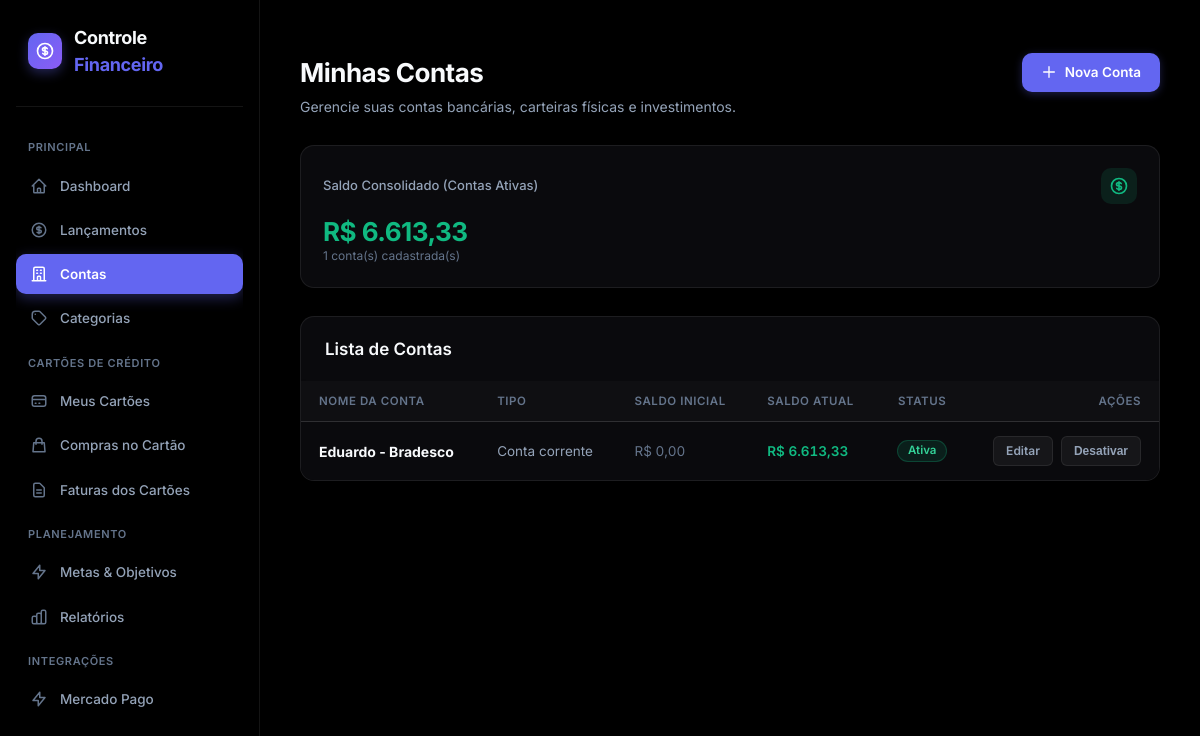
The page /contas/ on the database as committed earlier.
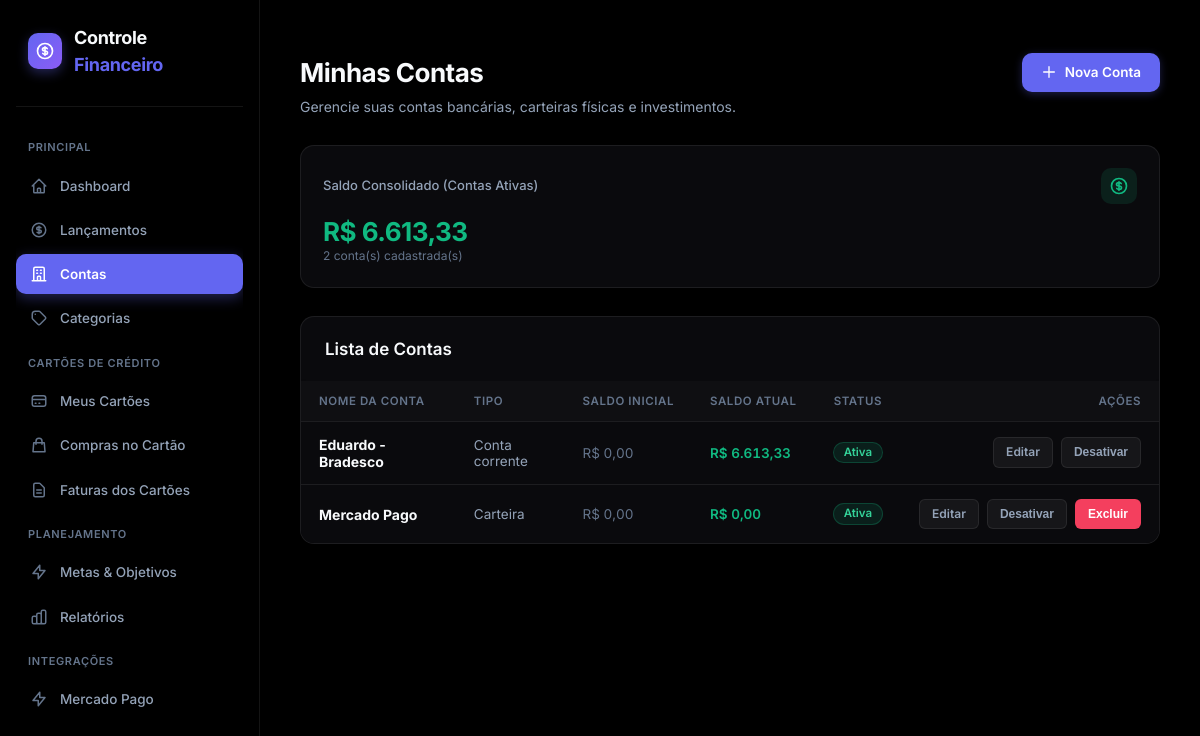
The same page on the database as committed later.
### models/conta.py (models this page shows, shortened)
class Conta(db.Model):
    __tablename__ = "contas"
    id = db.Column(db.Integer, primary_key=True)
    nome = db.Column(
        db.String(100),
        nullable=False
    )
    tipo = db.Column(
        db.String(50),
        nullable=False,
        default="Conta"
    )
    saldo_inicial = db.Column(
        db.Numeric(12, 2),
        nullable=False,
        default=0
    )
    ativa = db.Column(
        db.Boolean,
        default=True
    )
    criada_em = db.Column(
        db.DateTime,
        default=datetime.utcnow
    )
    lancamentos = db.relationship(
        "Lancamento",
        back_populates="conta",
        lazy=True
    )
    def saldo_atual(self):
        saldo = float(self.saldo_inicial or 0)
        for lancamento in self.lancamentos:
            if lancamento.status != "pago":
                continue
            valor = float(lancamento.valor or 0)
            if lancamento.tipo == "receita":
                saldo += valor
            else:
                saldo -= valor
        return saldo

### models/lancamento.py (models this page shows, shortened)
class Lancamento(db.Model):
    __tablename__ = "lancamentos"
    id = db.Column(
        db.Integer,
        primary_key=True
    )
    descricao = db.Column(
        db.String(200),
        nullable=False
    )
    valor = db.Column(
        db.Numeric(12, 2),
        nullable=False
    )
    tipo = db.Column(
        db.String(20),
        nullable=False
    )
    data = db.Column(
        db.Date,
        nullable=False
    )
    status = db.Column(
        db.String(20),
        nullable=False,
        default="pendente"
    )
    observacao = db.Column(
        db.Text,
        nullable=True
    )
    conta_id = db.Column(
        db.Integer,
        db.ForeignKey("contas.id"),
        nullable=False
    )
    categoria_id = db.Column(
        db.Integer,
        db.ForeignKey("categorias.id"),
        nullable=False
    )
    criado_em = db.Column(
        db.DateTime,
        default=datetime.utcnow
    )
    conta = db.relationship(
        "Conta",
        back_populates="lancamentos"
    )
    categoria = db.relationship(
        "Categoria",
        back_populates="lancamentos"
    )

### routes/contas.py (the view)
@contas_bp.route("/")
def listar():
    contas = Conta.query.order_by(
        Conta.nome
    ).all()
    saldo_total = sum(
        conta.saldo_atual()
        for conta in contas
        if conta.ativa
    )
    return render_template(
        "contas.html",
        contas=contas,
        saldo_total=saldo_total
    )

### app.py (called while the page is built)
def formatar_moeda(valor):
    try:
        valor = float(
            valor or 0
        )
    except (
        TypeError,
        ValueError
    ):
        valor = 0.0
    negativo = valor < 0
    valor = abs(
        valor
    )
    texto = f"{valor:,.2f}"
    texto = (
        texto
        .replace(",", "X")
        .replace(".", ",")
        .replace("X", ".")
    )
    if negativo:
        texto = "-" + texto
    return texto

### templates/contas.html (shortened to what this page needs)
﻿{% extends "base.html" %}
{% block content %}
<div class="page-header">
    <div class="page-header-content">
        <h1>Minhas Contas</h1>
        <p>Gerencie suas contas bancárias, carteiras físicas e investimentos.</p>
    </div>
    <div class="page-header-actions">
        <a href="{{ url_for('contas.nova') }}" class="btn btn-primary">
            <svg xmlns="http://www.w3.org/2000/svg" width="16" height="16" fill="none" viewBox="0 0 24 24" stroke="currentColor">
                <path stroke-linecap="round" stroke-linejoin="round" stroke-width="2" d="M12 4v16m8-8H4"/>
            </svg>
            Nova Conta
        </a>
    </div>
</div>
<div class="cards" style="grid-template-columns: repeat(auto-fit, minmax(280px, 1fr));">
    <div class="card">
        <div class="card-header-line">
            <span class="card-title">Saldo Consolidado (Contas Ativas)</span>
            <div class="card-icon success">
            </div>
        </div>
        <strong class="card-value {% if saldo_total >= 0 %}valor-positivo{% else %}valor-negativo{% endif %}">
            R$ {{ saldo_total|moeda }}
        </strong>
        <span class="card-subtext">{{ contas|length }} conta(s) cadastrada(s)</span>
    </div>
</div>
<div class="panel" style="padding: 0; overflow: hidden;">
    <div class="panel-header" style="padding: 20px 24px 16px; margin-bottom: 0;">
        <h2 class="panel-title">Lista de Contas</h2>
    </div>
    <div class="table-container" style="border: none; border-radius: 0; margin-bottom: 0;">
        <table>
            <thead>
                <tr>
                    <th>Nome da Conta</th>
                    <th>Tipo</th>
                    <th>Saldo Inicial</th>
                    <th>Saldo Atual</th>
                    <th style="text-align: center;">Status</th>
                    <th style="text-align: right;">Ações</th>
                </tr>
            </thead>
            <tbody>
                {% for conta in contas %}
                <tr>
                    <td>
                        <strong style="color: var(--text-primary); font-size: 14px;">{{ conta.nome }}</strong>
                    </td>
                    <td style="color: var(--text-secondary);">
                        {{ conta.tipo }}
                    </td>
                    <td style="color: var(--text-muted); font-variant-numeric: tabular-nums;">
                        R$ {{ conta.saldo_inicial|moeda }}
                    </td>
                    <td style="font-variant-numeric: tabular-nums; font-weight: 600;" class="{% if conta.saldo_atual() >= 0 %}valor-positivo{% else %}valor-negativo{% endif %}">
                        R$ {{ conta.saldo_atual()|moeda }}
                    </td>
                    <td style="text-align: center;">
                        {% if conta.ativa %}
                            <span class="badge badge-success">Ativa</span>
                        {% else %}
                            <span class="badge badge-danger">Inativa</span>
                        {% endif %}
                    </td>
                    <td>
                        <div style="display: flex; align-items: center; justify-content: flex-end; gap: 8px;">
                            <a href="{{ url_for('contas.editar', id=conta.id) }}" class="btn btn-secondary btn-sm">
                                Editar
                            </a>
                            <form method="POST" action="{{ url_for('contas.alternar', id=conta.id) }}">
                                <button type="submit" class="btn btn-secondary btn-sm" title="{% if conta.ativa %}Desativar conta{% else %}Ativar conta{% endif %}">
                                    {% if conta.ativa %}Desativar{% else %}Ativar{% endif %}
                                </button>
                            </form>
                            {% if not conta.lancamentos %}
                                <form method="POST" action="{{ url_for('contas.excluir', id=conta.id) }}" onsubmit="return confirm('Deseja realmente excluir esta conta?');">
                                    <button type="submit" class="btn btn-danger btn-sm">
                                        Excluir
                                    </button>
                                </form>
                            {% endif %}
                        </div>
                    </td>
                </tr>
                {% endfor %}
            </tbody>
        </table>
    </div>
</div>
{% endblock %}

### templates/base.html (shortened to what this page needs)
<!DOCTYPE html>
<html lang="pt-BR">
<head>
    <link rel="stylesheet" href="{{ url_for('static', filename='css/style.css') }}?v=dark_black_1">
</head>
<body style="background-color: #000000 !important; color: #f8fafc !important;">
<div class="app-layout">
    <aside class="sidebar">
        <div class="logo">
            <div class="logo-icon">
            </div>
            <div class="logo-text">Controle <span>Financeiro</span></div>
        </div>
        <nav class="menu">
            <span class="menu-section-label">Principal</span>
            <a href="{{ url_for('dashboard.dashboard') }}" class="{% if request.endpoint and request.endpoint.startswith('dashboard') %}active{% endif %}">
                <svg xmlns="http://www.w3.org/2000/svg" fill="none" viewBox="0 0 24 24" stroke="currentColor">
                    <path stroke-linecap="round" stroke-linejoin="round" stroke-width="2" d="M3 12l2-2m0 0l7-7 7 7M5 10v10a1 1 0 001 1h3m10-11l2 2m-2-2v10a1 1 0 01-1 1h-3m-6 0a1 1 0 001-1v-4a1 1 0 011-1h2a1 1 0 011 1v4a1 1 0 001 1m-6 0h6"/>
                </svg>
                Dashboard
            </a>
            <a href="{{ url_for('lancamentos.listar') }}" class="{% if request.endpoint and request.endpoint.startswith('lancamentos') %}active{% endif %}">
                Lançamentos
            </a>
            <a href="{{ url_for('contas.listar') }}" class="{% if request.endpoint and request.endpoint.startswith('contas') %}active{% endif %}">
                <svg xmlns="http://www.w3.org/2000/svg" fill="none" viewBox="0 0 24 24" stroke="currentColor">
                    <path stroke-linecap="round" stroke-linejoin="round" stroke-width="2" d="M19 21V5a2 2 0 00-2-2H7a2 2 0 00-2 2v16m14 0h2m-2 0h-5m-9 0H3m2 0h5M9 7h1m-1 4h1m4-4h1m-1 4h1m-5 10v-5a1 1 0 011-1h2a1 1 0 011 1v5m-4 0h4"/>
                </svg>
                Contas
            </a>
            <a href="{{ url_for('categorias.listar') }}" class="{% if request.endpoint and request.endpoint.startswith('categorias') %}active{% endif %}">
                <svg xmlns="http://www.w3.org/2000/svg" fill="none" viewBox="0 0 24 24" stroke="currentColor">
                    <path stroke-linecap="round" stroke-linejoin="round" stroke-width="2" d="M7 7h.01M7 3h5c.512 0 1.024.195 1.414.586l7 7a2 2 0 010 2.828l-7 7a2 2 0 01-2.828 0l-7-7A1.994 1.994 0 013 12V7a4 4 0 014-4z"/>
                </svg>
                Categorias
            </a>
            <span class="menu-section-label">Cartões de Crédito</span>
            <a href="{{ url_for('cartoes.listar') }}" class="{% if request.endpoint and request.endpoint.startswith('cartoes') %}active{% endif %}">
                <svg xmlns="http://www.w3.org/2000/svg" fill="none" viewBox="0 0 24 24" stroke="currentColor">
                    <path stroke-linecap="round" stroke-linejoin="round" stroke-width="2" d="M3 10h18M7 15h1m4 0h1m-7 4h12a3 3 0 003-3V8a3 3 0 00-3-3H6a3 3 0 00-3 3v8a3 3 0 003 3z"/>
                </svg>
                Meus Cartões
            </a>
            <a href="{{ url_for('compras_cartao.listar') }}" class="{% if request.endpoint and request.endpoint.startswith('compras_cartao') %}active{% endif %}">
                <svg xmlns="http://www.w3.org/2000/svg" fill="none" viewBox="0 0 24 24" stroke="currentColor">
                    <path stroke-linecap="round" stroke-linejoin="round" stroke-width="2" d="M16 11V7a4 4 0 00-8 0v4M5 9h14l1 12H4L5 9z"/>
                </svg>
                Compras no Cartão
            </a>
            <a href="{{ url_for('faturas_cartao.listar') }}" class="{% if request.endpoint and request.endpoint.startswith('faturas_cartao') %}active{% endif %}">
                <svg xmlns="http://www.w3.org/2000/svg" fill="none" viewBox="0 0 24 24" stroke="currentColor">
                    <path stroke-linecap="round" stroke-linejoin="round" stroke-width="2" d="M9 12h6m-6 4h6m2 5H7a2 2 0 01-2-2V5a2 2 0 012-2h5.586a1 1 0 01.707.293l5.414 5.414a1 1 0 01.293.707V19a2 2 0 01-2 2z"/>
                </svg>
                Faturas dos Cartões
            </a>
            <span class="menu-section-label">Planejamento</span>
            <a href="{{ url_for('metas.listar') }}" class="{% if request.endpoint and request.endpoint.startswith('metas') %}active{% endif %}">
                <svg xmlns="http://www.w3.org/2000/svg" fill="none" viewBox="0 0 24 24" stroke="currentColor">
                    <path stroke-linecap="round" stroke-linejoin="round" stroke-width="2" d="M13 10V3L4 14h7v7l9-11h-7z"/>
                </svg>
                Metas & Objetivos
            </a>
            <a href="{{ url_for('relatorios.listar') }}" class="{% if request.endpoint and request.endpoint.startswith('relatorios') %}active{% endif %}">
                Relatórios
            </a>
            <span class="menu-section-label">Integrações</span>
            <a href="{{ url_for('integracoes.mercadopago_painel') }}" class="{% if request.endpoint and request.endpoint.startswith('integracoes') %}active{% endif %}">
                <svg xmlns="http://www.w3.org/2000/svg" fill="none" viewBox="0 0 24 24" stroke="currentColor">
                    <path stroke-linecap="round" stroke-linejoin="round" stroke-width="2" d="M13 10V3L4 14h7v7l9-11h-7z"/>
                </svg>
                Mercado Pago
            </a>
        </nav>
    </aside>
    <div class="main-wrapper">
        <main class="main-content">
            {% block content %}
            {% endblock %}
        </main>
    </div>
</div>
</body>
</html>

### templates/base.html (style rules this page uses)
:root { color-scheme: dark; }
html, body, .app-layout, .main-wrapper { background-color: #000000 !important; color: #f8fafc !important; }

Rows that differ between the two databases and show on the page:
added Conta: nome "Mercado Pago", tipo "Carteira", saldo_inicial|moeda "0,00", saldo_atual|moeda "0,00", ativa "Ativa"
Other text that changed with them:
{{ contas|length }}: "1" → "2"
